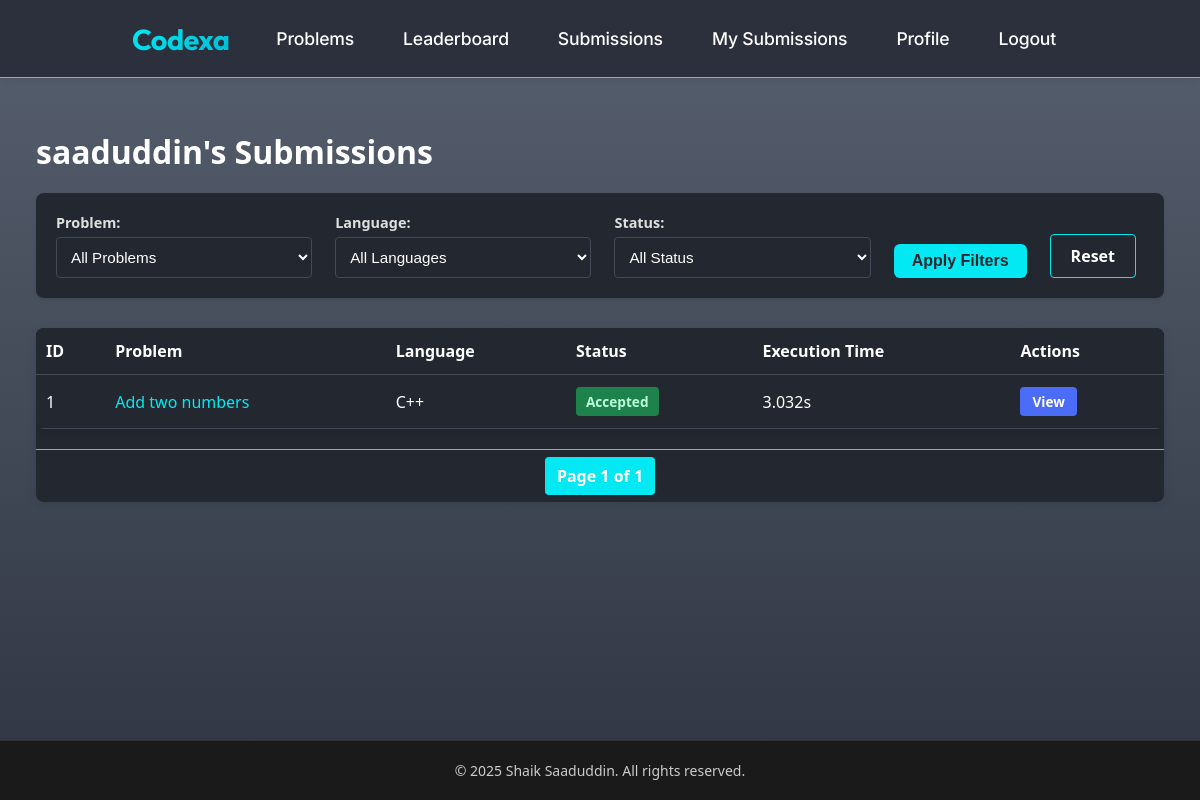
The app's page /compiler/submissions/1/ (signed in), older data.
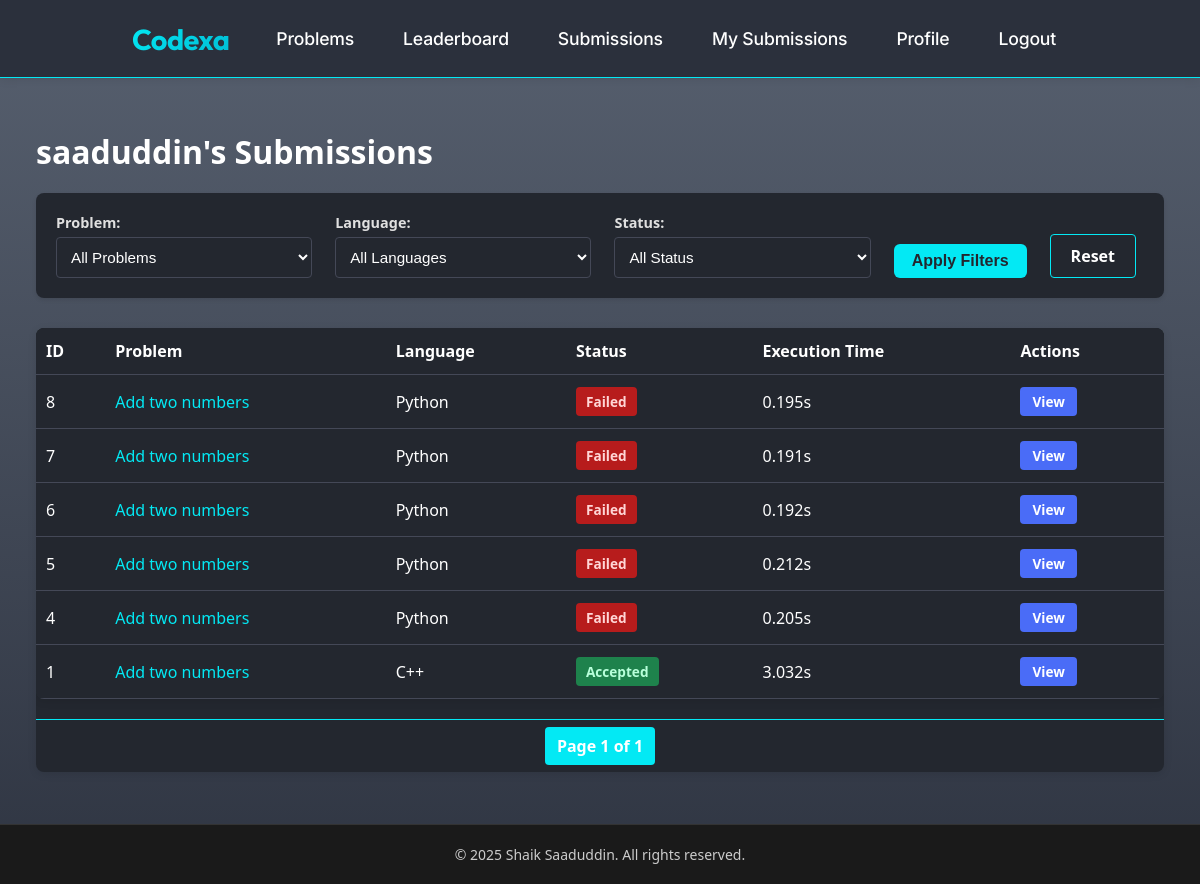
The same page, newer data.
### compiler/models.py (models this page shows, shortened)
class CodeSubmission(models.Model):
    LANGUAGE_CHOICES = [
        ('python', 'Python'),
        ('cpp', 'C++'),
        ('java', 'Java'),
        ('c', 'C'),
    ]
    user = models.ForeignKey(User, on_delete=models.CASCADE, related_name='submissions')
    problem = models.ForeignKey(Problem, on_delete=models.CASCADE, null=True, blank=True, related_name='submissions')
    language = models.CharField(max_length=10, choices=LANGUAGE_CHOICES)
    code = models.TextField()
    output = models.TextField(blank=True)
    error_message = models.TextField(blank=True)
    execution_time = models.FloatField(default=0.0)
    is_correct = models.BooleanField(default=False)
    submitted_at = models.DateTimeField(auto_now_add=True)
    class Meta:
        ordering = ['-submitted_at']

### problems/models.py (models this page shows, shortened)
class Problem(models.Model):
    title = models.CharField(max_length=200)
    description = models.TextField()
    difficulty = models.CharField(max_length=50)
    sample_input = models.TextField(null=True, blank=True)
    sample_output = models.TextField(null=True, blank=True)

### compiler/views.py (the view)
# urls.py: path('submissions/<int:user_id>/', views.user_submissions, name='user-submissions'),
@login_required
def user_submissions(request, user_id):
    user = get_object_or_404(User, id=user_id)
    if request.user.id != user_id and not request.user.is_staff:
        return redirect('profile')
    problem_id = request.GET.get('problem')
    language = request.GET.get('language')
    status = request.GET.get('status')
    submissions = CodeSubmission.objects.filter(user=user).order_by('-submitted_at')
    if problem_id:
        submissions = submissions.filter(problem_id=problem_id)
    if language:
        submissions = submissions.filter(language=language)
    if status:
        is_correct = status == 'correct'
        submissions = submissions.filter(is_correct=is_correct)
    paginator = Paginator(submissions, 10)  # 10 submissions per page
    page_number = request.GET.get('page')
    page_obj = paginator.get_page(page_number)
    problems = Problem.objects.all()
    context = {
        'user_profile': user,
        'page_obj': page_obj,
        'problems': problems,
        'selected_problem': problem_id,
        'selected_language': language,
        'selected_status': status,
        'languages': CodeSubmission.LANGUAGE_CHOICES,
    }
    return render(request, 'user_submissions.html', context)

### compiler/templates/user_submissions.html (shortened to what the changed rows need)
{% extends "base.html" %}
{% load static %}
{% block extra_css %}
<link rel="stylesheet" href="{% static 'submissions.css' %}">
{% endblock %}
{% block content %}
<div class="submissions-container">
    <div class="submissions-header">
        <h1>{{ user_profile.username }}'s Submissions</h1>
    </div>
    <div class="submissions-table-container">
        {% if page_obj %}
            <table class="submissions-table">
                <thead>
                    <tr>
                        <th>ID</th>
                        <th>Problem</th>
                        <th>Language</th>
                        <th>Status</th>
                        <th>Execution Time</th>
                        <th>Actions</th>
                    </tr>
                </thead>
                <tbody>
                    {% for submission in page_obj %}
                        <tr class="{% if submission.is_correct %}submission-correct{% else %}submission-incorrect{% endif %}">
                            <td>{{ submission.id }}</td>
                            <td>
                                {% if submission.problem %}
                                    <a href="{% url 'problem-detail' submission.problem.id %}">
                                        {{ submission.problem.title }}
                                    </a>
                                {% else %}
                                    Custom Code
                                {% endif %}
                            </td>
                            <td>
                                {% for lang_code, lang_name in languages %}
                                    {% if submission.language == lang_code %}
                                        {{ lang_name }}
                                    {% endif %}
                                {% endfor %}
                            </td>
                            <td class="status-cell">
                                {% if submission.is_correct %}
                                    <span class="status-badge status-accepted">Accepted</span>
                                {% else %}
                                    <span class="status-badge status-failed">Failed</span>
                                {% endif %}
                            </td>
                            <td>{{ submission.execution_time|floatformat:3 }}s</td>
                            <td>
                                <a href="{% url 'submission-detail' submission.id %}" class="view-button">View</a>
                            </td>
                        </tr>
                    {% endfor %}
                </tbody>
            </table>
        {% else %}
            <div class="no-submissions">
                <p>No submissions found.</p>
            </div>
        {% endif %}
    </div>
</div>
{% endblock %}

Row changes from the older to the newer data that the page shows:
added CodeSubmission: id "8", problem "Add two numbers", languages "Python", is_correct "Failed", execution_time "0.195"
added CodeSubmission: id "7", problem "Add two numbers", languages "Python", is_correct "Failed", execution_time "0.191"
added CodeSubmission: id "6", problem "Add two numbers", languages "Python", is_correct "Failed", execution_time "0.192"
added CodeSubmission: id "5", problem "Add two numbers", languages "Python", is_correct "Failed", execution_time "0.212"
added CodeSubmission: id "4", problem "Add two numbers", languages "Python", is_correct "Failed", execution_time "0.205"
